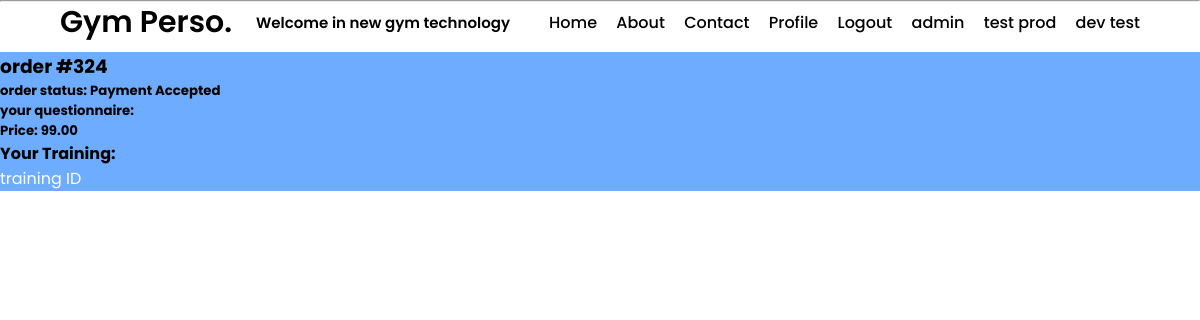
Page /orders/324/ (signed in) on the committed database.
### orders/models.py (models this page shows, shortened)
class Order(models.Model):
    order_id = models.AutoField(primary_key=True)
    order_status = models.CharField(choices=[
        ("OC", "Order Created"),
        ("WP", "Waiting for Payment"),
        ("PA", "Payment Accepted"),
        ("PE", "Payment Error"),
        ("WA", "Waiting for Acception"),
        ('PRE', 'Personalizations Error'),
        ("OA", "Order Accepted"),
        ("OS", "Order Sended"),
        ("OCA", "Order Cancelled"),
        ("OR", "Order Refounded"),
    ],default='OC', max_length=255)
    user = models.ForeignKey(User, on_delete=models.CASCADE, default=None, blank=True,null=True)
    user_name = models.CharField(max_length=30, blank=True)
    language = models.CharField(choices=[
        ("PL", "Polish"),
        ("EN", "English"),
    ], default="EN", max_length=255)
    order_error = models.CharField(max_length=255, null=True, blank=True)
    name_coupon = models.CharField(max_length=15, null=True, blank=True)
    original_price = models.DecimalField(max_digits=7, decimal_places=2, default=None, blank=True, null=True)
    pay_price = models.DecimalField(max_digits=7, decimal_places=2, default=None, blank=True, null=True)
    editor_email = models.EmailField(max_length=255, blank=True)
    created_at = models.DateTimeField(auto_now_add=True)
    updated_at = models.DateTimeField(auto_now=True)
    paid_at = models.DateTimeField(default=None, blank=True, null=True)
    visible = models.BooleanField(default=True)
    history = HistoricalRecords()

### orders/views.py (the view)
# urls.py: path('', views.order, name='order'),
def order(request, order_id):
    if Order.objects.get(order_id=order_id).user == request.user:
        if Order.objects.get(order_id=order_id).visible == False:
            return redirect('error')
        order = Order.objects.filter(order_id = order_id).get()
        order_pay = Order.objects.filter(order_id = order_id)
        print('order:' + str(order.order_status))
        item_order = ItemOrder.objects.filter(order=order).last().order_result
        print("order result", str(item_order))
        price = 100
        if request.method == "POST":
            pay = Payment(price=price, user_email=request.user.email, order_id=order_id)
            if pay == 'payment_accepted':
                order_pay.update(order_status = "PA", paid_at=timezone.now())
                if config.AUTO_CREATE_RESULT:
                    if config.USE_NEW_MIXER:
                        Personalize(order_id = order_id)
                    else:
                        print('old_mixer')
                return redirect('paymentsuccess')
        else:
            pass
        return render(request, 'order.html',{'order': order, 'result_id': item_order})
    if request.user.is_admin:
        order = Order.objects.filter(order_id = order_id)
        return render(request, 'order.html',{'order': order})
    else:
        return redirect('error')

### templates/order.html (shortened to what this page needs)
{% include 'base.html' %}
<body>
    {% include 'navbar.html' %}
    {% block content %}
    <section class="body-center">
        <div class="container">
            <form method="POST">
                    <h3>order #{{order.order_id}} </h3>
                    <h5>order status: {{order.get_order_status_display}} </h5>
                    <h5>your questionnaire: {{order.questionnaire_id}} </h5>
                    <h5>Price: {{order.pay_price}} </h5>
                    {%if order.get_order_status_display == 'Payment Accepted'%}
                        <div>
                            <h4>Your Training:  </h4>
                            <a class="small_text_button">training ID {{training_id}}</a>
                        </div>
                    {%endif%}
              </form>
        </div>
    </section>
</body>
{% endblock %}
</html>

### static/style.css (style rules this page uses)
:root { --clr-background: #ffffff; --clr-text-black:#444444; --clr-text-white: #ffffff; --clr-text-background: #444444; --clr-container-background:#006eff91; }
* { margin: 0; padding: 0; box-sizing: border-box; font-family: 'Poppins','sans-serif'; }
.container { flex-grow: 1; flex-direction: column; overflow: hidden; justify-content: center; align-items: center; background-color: var(--clr-container-background); }
.body-center { display: flex; justify-content: center; align-items: center; margin-top: 50px; }
.small_text_button { text-decoration: none; color: var(--clr-text-white); }

### rows in the picture
Order: order_id "324", order_status "Payment Accepted", pay_price "99.00"
